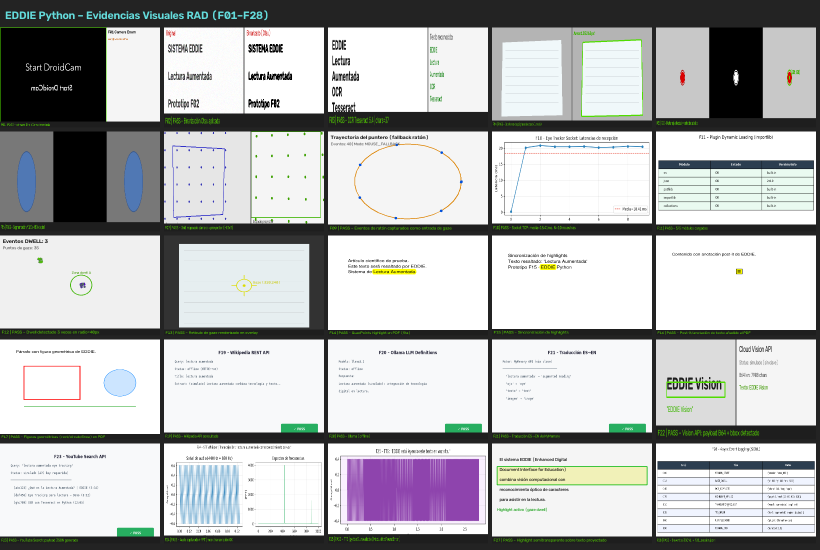
#> input picture eddie-python/prototypes/rad_funcionalidades/evidencias/evidencia_MOSAICO_COMPLETO.png, 1640 x 1100 px, given in place of the camera (shown at 1/2 size)
$ python demo_real_f03.py
#> lines starting #> are read from the running program, lines starting #| are printed output that depends on the picture; after the words box and inside, x2 and y2 are one past the last pixel; in counts of white or black regions, pixels touching at a corner belong together
"""
Prototipo F03 OCR Tesseract sobre frame de cámara
Versión original en comportamiento:
- abre la primera cámara disponible
- muestra OCR en tiempo real sobre la imagen
- mejora el texto antes de reconocerlo

S = guardar evidencia  |  Q = salir
"""

import cv2
import numpy as np
import time
import pathlib
import pytesseract
import sys

pytesseract.pytesseract.tesseract_cmd = r"C:\Program Files\Tesseract-OCR\tesseract.exe"

EVID = pathlib.Path(__file__).parent / "evidencias" / "real"
EVID.mkdir(parents=True, exist_ok=True)


def wrap_text(text, width=32):
    """Divide el texto en líneas para que se vea completo en pantalla."""
    words = text.split()
    lines = []
    current = ""

    for word in words:
        if len(current) + len(word) + 1 <= width:
            current = (current + " " + word).strip()
        else:
            if current:
                lines.append(current)
            current = word

    if current:
        lines.append(current)

    return lines

# Abrir la primera cámara disponible
cap = None
for idx in range(10):
    for backend in [cv2.CAP_MSMF, cv2.CAP_ANY]:
        try:
            c = cv2.VideoCapture(idx, backend)
            if c.isOpened():
                cap = c
                print(f"Cámara abierta: idx={idx}")
                break
            c.release()
        except Exception:
            pass
    if cap:
        break

if not cap:
    print("No se encontró cámara.")
    sys.exit(1)

config = "--oem 3 --psm 6 -l spa+eng"
last_ocr_time = 0
ocr_text = "Buscando texto..."

# Bucle principal
while True:
    ret, frame = cap.read()
#> frame is the input picture: shape (1100, 1640, 3); mean B, G, R 184.7, 184.2, 182.9
    if not ret:
        break

    now = time.time()

    # Recortar la región donde probablemente está el texto
    h, w = frame.shape[:2]
#> h = 1100; w = 1640
    roi = frame[int(h * 0.12):int(h * 0.88), int(w * 0.08):int(w * 0.92)]
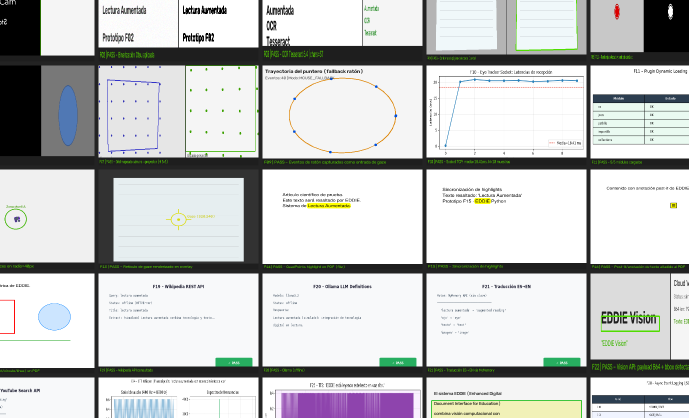
#> roi: shape (836, 1377, 3) (shown at 1/2 size); mean B, G, R 198.2, 198.9, 197.1

    # Preprocesamiento para mejorar OCR
    gray = cv2.cvtColor(roi, cv2.COLOR_BGR2GRAY)
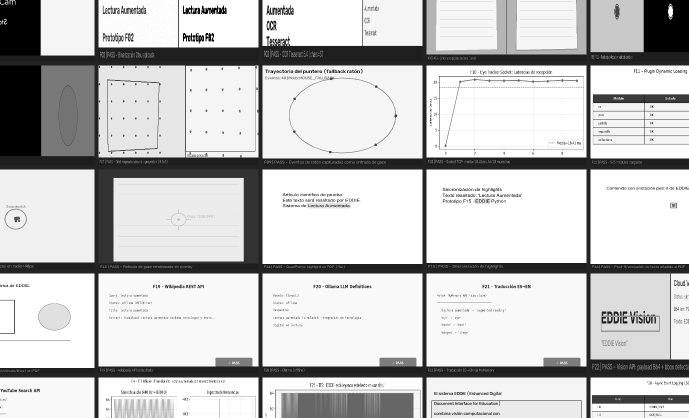
#> gray: shape (836, 1377) (shown at 1/2 size); min 0, max 255, mean 198.3
    gray = cv2.GaussianBlur(gray, (5, 5), 0)

    clahe = cv2.createCLAHE(clipLimit=2.0, tileGridSize=(8, 8))
    gray = clahe.apply(gray)
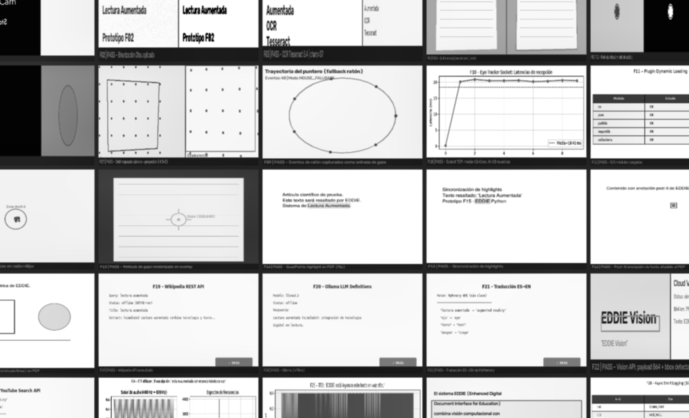
#> gray: shape (836, 1377) (shown at 1/2 size); min 1, max 255, mean 196.7

    # Binarización
    _, thresh = cv2.threshold(gray, 0, 255, cv2.THRESH_BINARY + cv2.THRESH_OTSU)
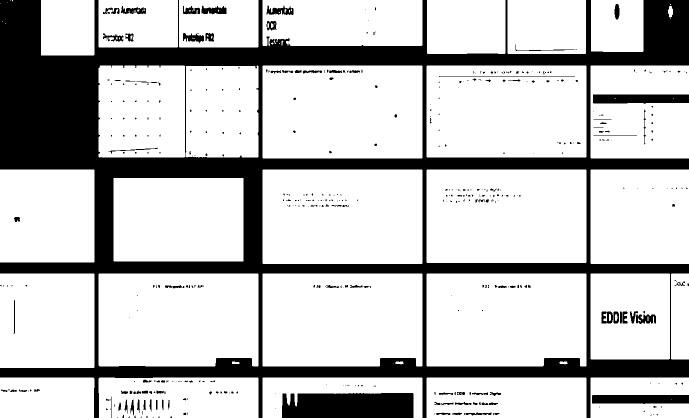
#> thresh: shape (836, 1377) (shown at 1/2 size); 76.9% white; 460 black regions (340 under 20 px)

    # Intento de enderezar la imagen si el texto está inclinado
    contours, _ = cv2.findContours(thresh, cv2.RETR_LIST, cv2.CHAIN_APPROX_SIMPLE)
#> contours = 540 contours, 351 with area under 20; largest, box (x1, y1, x2, y2) and area: (525, 339, 845, 528) 59970, (853, 339, 1173, 526) 59332, (525, 131, 845, 317) 59013, (853, 131, 1173, 315) 58375, (525, 547, 845, 733) 57775
    deskew = thresh

    if contours:
        largest = max(contours, key=cv2.contourArea)
#> largest = [[526, 339], [525, 340], [525, 526], [526, 527], [843, 527], [844, 526], [844, 340], [843, 339]]
        area = cv2.contourArea(largest)
#> area = 59970
        if area > 500:
            rect = cv2.minAreaRect(largest)
#> rect = ((684.5, 433), (188, 319), -90)
            angle = rect[-1]
#> angle = -90

            if angle < -45:
                angle = 90 + angle
#> angle = 0
            elif angle > 45:
                angle = angle - 90

            if abs(angle) > 1:
                M = cv2.getRotationMatrix2D(
                    (thresh.shape[1] / 2, thresh.shape[0] / 2),
                    angle,
                    1.0
                )
                deskew = cv2.warpAffine(
                    thresh,
                    M,
                    (thresh.shape[1], thresh.shape[0]),
                    flags=cv2.INTER_CUBIC,
                    borderMode=cv2.BORDER_REPLICATE
                )

    # Quitar ruido
    kernel = np.ones((2, 2), np.uint8)
    deskew = cv2.morphologyEx(deskew, cv2.MORPH_OPEN, kernel)
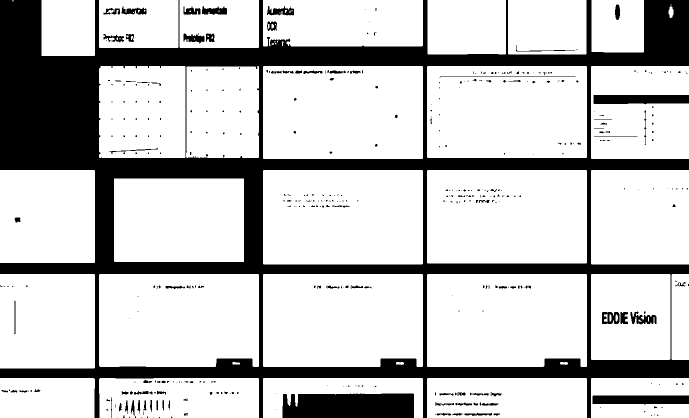
#> deskew: shape (836, 1377) (shown at 1/2 size); 76.9% white; 421 black regions (307 under 20 px), largest, box (x1, y1, x2, y2) and area: (0, 0, 1377, 836) 233813, (565, 787, 828, 836) 12380, (1187, 190, 1377, 209) 3304

    # Aumentar resolución
    processed = cv2.resize(deskew, None, fx=2, fy=2, interpolation=cv2.INTER_CUBIC)
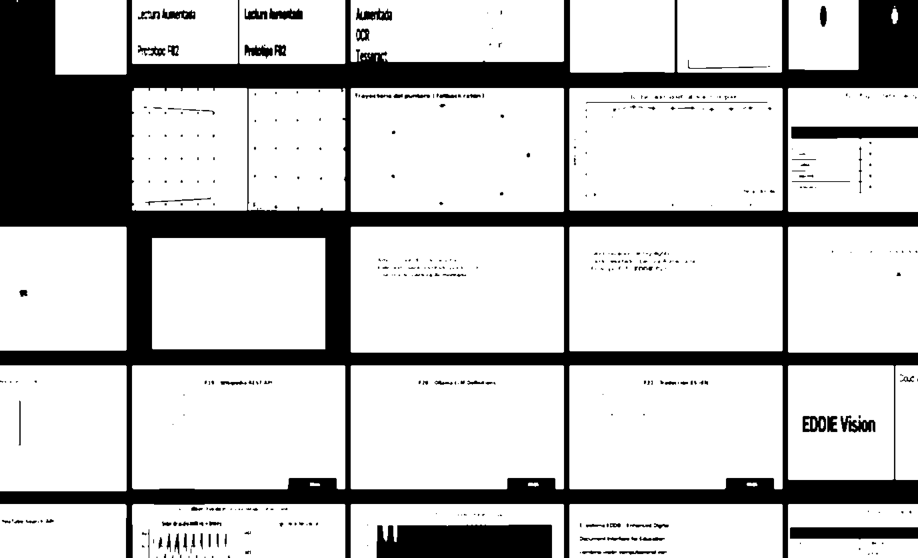
#> processed: shape (1672, 2754) (shown at 1/3 size); min 0, max 255, mean 196

    # Si sale vertical, rotarlo
    if processed.shape[0] > processed.shape[1]:
        processed = cv2.rotate(processed, cv2.ROTATE_90_COUNTERCLOCKWISE)

    # OCR cada 1 segundo
    if now - last_ocr_time >= 1.0:
        try:
#> (the run stopped early here; a loop or call above may not have finished)
